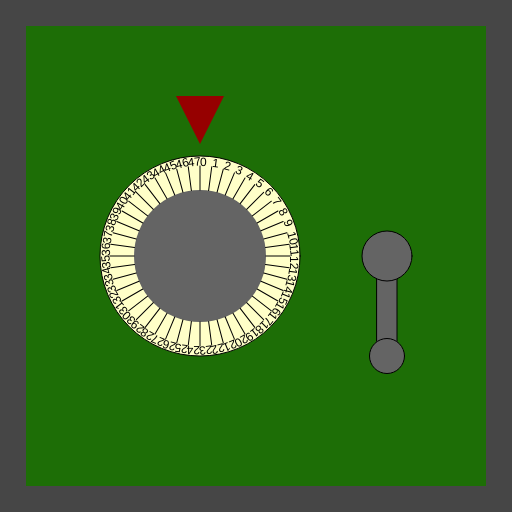
Frame 1 (no input)
Frame 60 (no input): identical to frame 1, image omitted
Frame 120 (the mouse pressed at the canvas centre since frame 60): identical to frame 1, image omitted

The p5.js sketch that drew this single still picture (run headless with seeded random() and noise() and a simulated clock; from frame 60 on, the mouse is pressed at the canvas centre):

// p5.js sketch
// ── sketch.js
/*

Officer: 7857621
CaseNum: 303-0-61718514-7857621

Case 303 - The Case of the Crooked Attorney
Stage 1 - Torvalds' Office

District Attorney Torvalds is well respected in Console City as an upstanding citizen and
enforcer of the law. Of course he’s as crooked as they come. I’ve had enough of having our
hard work at Sleuth and Co undermined by his bribes and back-payments. Let’s take take this
sucker down. I happen to know that Torvalds keeps his incriminating documents spread amongst
several safes in town. I’ll need you to bend the rules a little by breaking into them and
retrieving the incriminating evidence.

The first safe is in Torvald’s office. Crack it by doing the following:

	Whilst the mouse is moving:
	- Make CrypticSafeValue0 equal to 10

	Whilst the mouse is being dragged:
	- Make CrypticSafeValue0 equal to 19

	When any key is pressed:
	- Make CrypticSafeValue0 equal to 2

	When any key is released:
	- Make CrypticSafeValue0 equal to 12

	Whilst the mouse is being dragged:
	- Make CrypticSafeValue1 equal to 37

	When any key is released:
	- Make CrypticSafeValue1 equal to 17

	When the mouse button is pressed:
	- Make CrypticSafeValue1 equal to 86

	Whilst the mouse is moving:
	- Make CrypticSafeValue1 equal to 43



There are many possible ways of investigating this case, but you
should use ONLY the following commands:

	- The assignment operator aka. the equals sign !

*/

//declare the variables

var CrypticSafeValue0;
var CrypticSafeValue1;


function preload()
{
	//IMAGES WILL BE LOADED HERE

}

function setup()
{
	createCanvas(512,512);

	//initialise the variables
	CrypticSafeValue0 = 0;
	CrypticSafeValue1 = 0;

}

///////////////////EVENT HANDLERS///////////////////

//Add your code to these events to open the safe ...

function mouseMoved()
{
	console.log("mouseMoved", mouseX, mouseY);
}

function mouseDragged()
{
	console.log("mouseDragged", mouseX, mouseY);
}

function mousePressed()
{
	console.log("mousePressed");
}

function mouseReleased()
{
	console.log("mouseReleased");
}

function keyPressed()
{
	console.log("keyPressed", key);
}

function keyReleased()
{
	console.log("keyReleased", key);
}

///////////////DO NOT CHANGE CODE BELOW THIS POINT///////////////////

function draw()
{


	//Draw the safe door
	background(70);
	noStroke();
	fill(29,110,6);
	rect(26,26,width-52,width-52);

	//Draw the combination dial
	push();
	translate(200,height/2);
	drawDial(200, CrypticSafeValue0, 48);
	pop();

	//Draw the lever
	push();
	translate(width - 125,256);
	drawLever(CrypticSafeValue1);
	pop();

}

function drawDial(diameter,num,maxNum)
{
	//the combination lock

	var r = diameter * 0.5;
	var p = r * 0.6;

	stroke(0);
	fill(255,255,200);
	ellipse(0,0,diameter,diameter);
	fill(100);
	noStroke();
	ellipse(0,0,diameter*0.66,diameter*0.66);
	fill(150,0,0);
	triangle(
		-p * 0.4,-r-p,
		p * 0.4,-r-p,
		0,-r-p/5
	);

	noStroke();

	push();
	var inc = 360/maxNum;

	rotate(radians(-num * inc));
	for(var i = 0; i < maxNum; i++)
	{
		push();
		rotate(radians(i * inc));
		stroke(0);
		line(0,-r*0.66,0,-(r-10));
		noStroke();
		fill(0);
		text(i,0,-(r-10));
		pop();
	}

	pop();
}

function drawLever(rot)
{
	push();
	rotate(radians(-rot))
	stroke(0);
	fill(100);
	rect(-10,0,20,100);
	ellipse(0,0,50,50);
	ellipse(0,100,35,35);
	pop();
}
